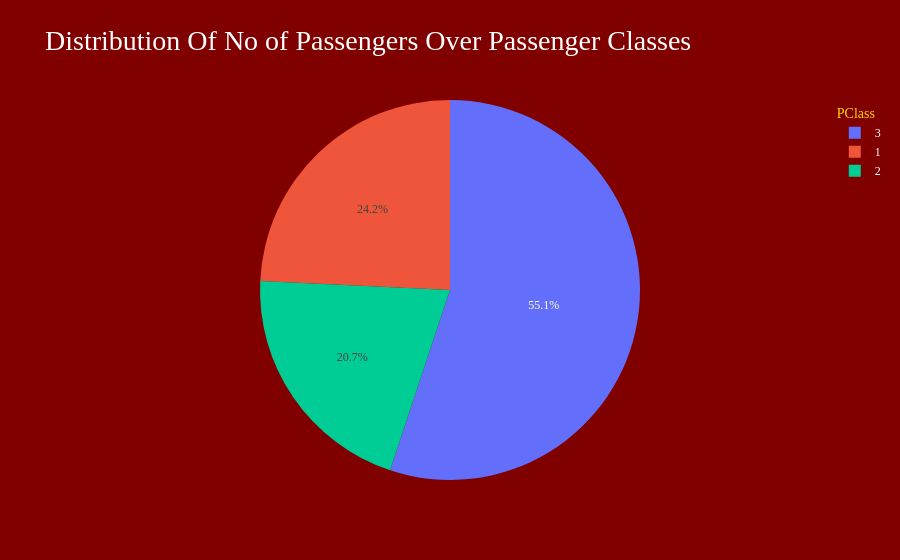

This figure's notebook cell:
### Markdown cell above
> **Pie Chart Showing Distribution Of Passenger Classes**

### Code cell
import seaborn as sns
import matplotlib.pyplot as plt
import plotly.express as px
import numpy as np
titanic = sns.load_dataset('titanic')
noOfPassengers = np.array(titanic["pclass"].value_counts())
pclasses = np.array(titanic["pclass"].value_counts().index)
pclasses
graph = px.pie(titanic,values=noOfPassengers,names=pclasses,labels={'names':'Pclass','values':'No Of Passengers'},title='Distribution Of No of Passengers Over Passenger Classes')
graph.update_layout(
    font_family="Times New",
    font_color="white",
    title_font_family="Times New Roman",
    title_font_color="White",
    paper_bgcolor='maroon',
    title_font_size=28,
    legend_title="PClass",
    legend_title_font_color="Gold")
graph.show()

### Figure 1 — Plotly figure (JSON) as saved in the notebook; plotly's stock layout.template omitted (floating-point values rounded to 4 significant figures)
{"data": [{"domain": {"x": [0, 1], "y": [0, 1]}, "hovertemplate": "Pclass=%{label}<br>No Of Passengers=%{value}<extra></extra>", "labels": [3, 1, 2], "legendgroup": "", "name": "", "showlegend": true, "type": "pie", "values": [491, 216, 184]}], "layout": {"font": {"color": "white", "family": "Times New"}, "legend": {"title": {"font": {"color": "Gold"}, "text": "PClass"}, "tracegroupgap": 0}, "paper_bgcolor": "maroon", "title": {"font": {"color": "White", "family": "Times New Roman", "size": 28}, "text": "Distribution Of No of Passengers Over Passenger Classes"}}}
